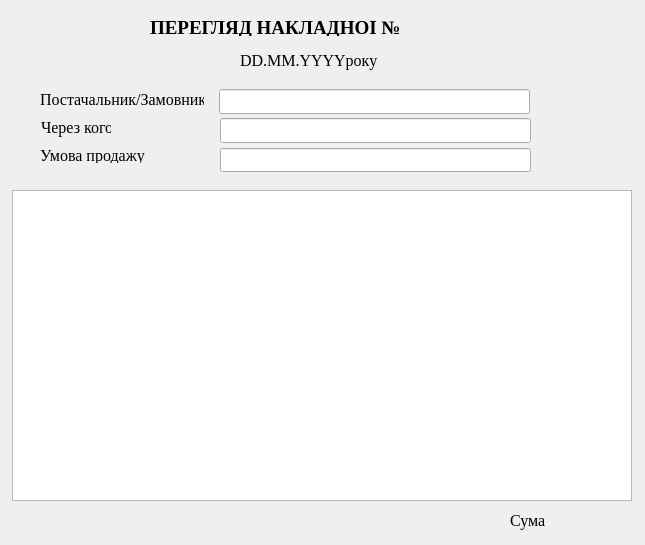
<?xml version="1.0" encoding="UTF-8"?>
<ui version="4.0">
 <class>View_ttn</class>
 <widget class="QWidget" name="View_ttn">
  <property name="geometry">
   <rect>
    <x>0</x>
    <y>0</y>
    <width>645</width>
    <height>545</height>
   </rect>
  </property>
  <property name="minimumSize">
   <size>
    <width>645</width>
    <height>545</height>
   </size>
  </property>
  <property name="maximumSize">
   <size>
    <width>645</width>
    <height>545</height>
   </size>
  </property>
  <property name="font">
   <font>
    <family>Times New Roman</family>
    <pointsize>12</pointsize>
   </font>
  </property>
  <property name="windowTitle">
   <string>Перегляд накладної</string>
  </property>
  <widget class="QTableView" name="tableView">
   <property name="geometry">
    <rect>
     <x>12</x>
     <y>190</y>
     <width>620</width>
     <height>311</height>
    </rect>
   </property>
   <property name="selectionBehavior">
    <enum>QAbstractItemView::SelectRows</enum>
   </property>
  </widget>
  <widget class="QLabel" name="label">
   <property name="geometry">
    <rect>
     <x>150</x>
     <y>20</y>
     <width>341</width>
     <height>16</height>
    </rect>
   </property>
   <property name="font">
    <font>
     <pointsize>14</pointsize>
     <weight>75</weight>
     <bold>true</bold>
    </font>
   </property>
   <property name="text">
    <string>ПЕРЕГЛЯД НАКЛАДНОЇ №</string>
   </property>
  </widget>
  <widget class="QLabel" name="label_2">
   <property name="geometry">
    <rect>
     <x>40</x>
     <y>90</y>
     <width>164</width>
     <height>19</height>
    </rect>
   </property>
   <property name="text">
    <string>Постачальник/Замовник</string>
   </property>
  </widget>
  <widget class="QLineEdit" name="lineEdit">
   <property name="enabled">
    <bool>true</bool>
   </property>
   <property name="geometry">
    <rect>
     <x>219</x>
     <y>89</y>
     <width>311</width>
     <height>25</height>
    </rect>
   </property>
   <property name="readOnly">
    <bool>true</bool>
   </property>
  </widget>
  <widget class="QLabel" name="label_3">
   <property name="geometry">
    <rect>
     <x>41</x>
     <y>118</y>
     <width>70</width>
     <height>19</height>
    </rect>
   </property>
   <property name="text">
    <string>Через кого</string>
   </property>
  </widget>
  <widget class="QLineEdit" name="lineEdit_2">
   <property name="enabled">
    <bool>true</bool>
   </property>
   <property name="geometry">
    <rect>
     <x>220</x>
     <y>118</y>
     <width>311</width>
     <height>25</height>
    </rect>
   </property>
   <property name="readOnly">
    <bool>true</bool>
   </property>
  </widget>
  <widget class="QLabel" name="label_4">
   <property name="geometry">
    <rect>
     <x>40</x>
     <y>147</y>
     <width>171</width>
     <height>16</height>
    </rect>
   </property>
   <property name="text">
    <string>Умова продажу</string>
   </property>
  </widget>
  <widget class="QLineEdit" name="lineEdit_3">
   <property name="enabled">
    <bool>true</bool>
   </property>
   <property name="geometry">
    <rect>
     <x>220</x>
     <y>148</y>
     <width>311</width>
     <height>24</height>
    </rect>
   </property>
   <property name="readOnly">
    <bool>true</bool>
   </property>
  </widget>
  <widget class="QLabel" name="label_6">
   <property name="geometry">
    <rect>
     <x>240</x>
     <y>50</y>
     <width>151</width>
     <height>21</height>
    </rect>
   </property>
   <property name="text">
    <string>DD.MM.YYYYроку</string>
   </property>
  </widget>
  <widget class="QLabel" name="label_5">
   <property name="geometry">
    <rect>
     <x>510</x>
     <y>510</y>
     <width>111</width>
     <height>21</height>
    </rect>
   </property>
   <property name="text">
    <string>Сума</string>
   </property>
  </widget>
 </widget>
 <resources/>
 <connections/>
</ui>
